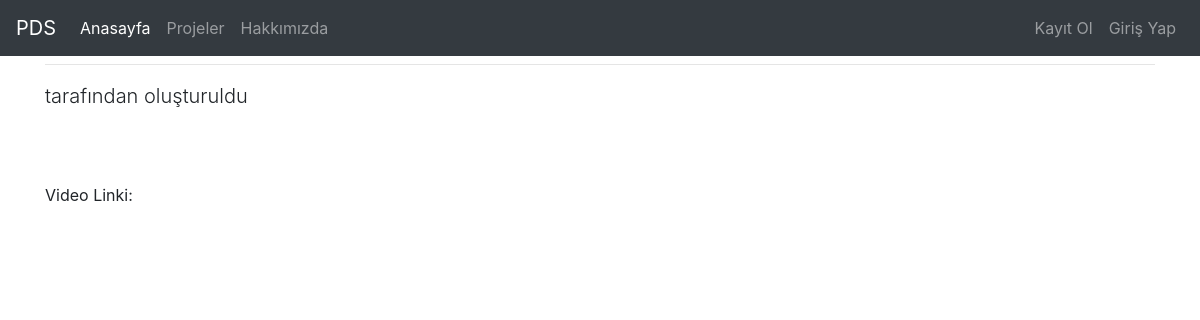
/projects/project/5, run on an earlier commit of the app's database.
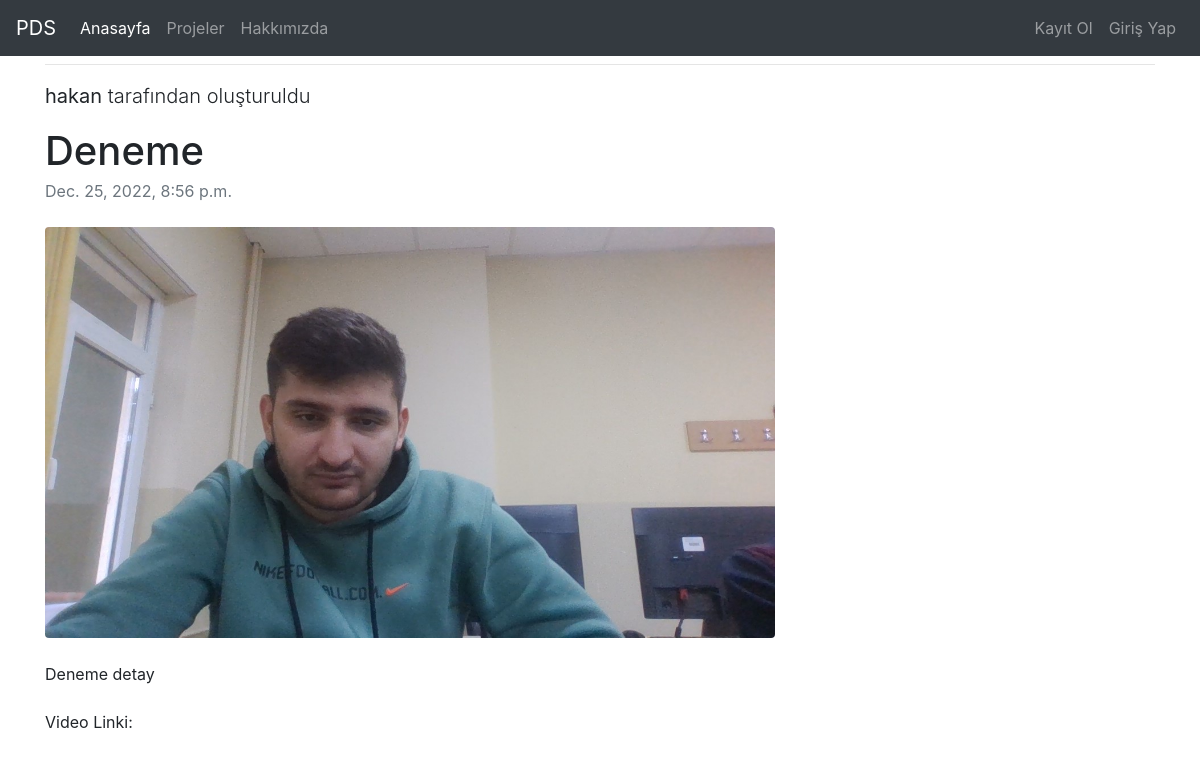
And on a later commit of the database.
### project/models.py (models this page shows, shortened)
class Projeler(models.Model):
    STATUS = (
        ('True', 'Evet'),
        ('False', 'Hayır'),
    )
    author = models.ForeignKey("auth.User", on_delete=models.CASCADE)
    title = models.CharField(max_length=50)
    keywords = models.CharField(blank=True, max_length=50)
    description = models.CharField(max_length=300, blank=True)
    image = models.ImageField(blank=True, upload_to='images/')
    detail = models.TextField()
    videolink = models.CharField(max_length=50, blank=True)
    status = models.CharField(choices=STATUS, max_length=10)
    created_at = models.DateTimeField(auto_now_add=True)
    updated_at = models.DateTimeField(auto_now=True)

### project/views.py (the view)
# urls.py: path('project/<int:id>', views.detailProject, name="detail"),
def detailProject(request,id):
    projects = Projeler.objects.filter(id = id).first()
    return render(request, "detail.html", {"projects":projects})

### templates/detail.html
{% extends "layout.html" %}
{% block body %}
<hr>
<div class="row">
    <div class="col-lg-8">
        <p class="lead">
            <strong>{{projects.author.username}}</strong> tarafından oluşturuldu
        </p>
        <article>
            <header class="mb-4">
                <h1 class="fw-bolder mb-1">{{projects.title}}</h1>
                <div class="text-muted fst-italic mb-2">{{projects.created_at}}</div>
            </header>
            {% if projects.image %}
                <figure class="mb-4"><img class="img-fluid rounded" src="{{projects.image.url}}" alt="..." /></figure>
            {% endif %}
            <section class="mb-5">
                {{projects.detail}}
                <br>
                <br>
                Video Linki: {{projects.videolink}}
            </section>
        </article>
    </div>
</div>
</div>
{% endblock body %}

What changed in the data, as far as the page shows it:
added Projeler: author.username "hakan", title "Deneme", created_at "Dec. 25, 2022, 8:56 p.m.", image (picture), detail "Deneme detay"
